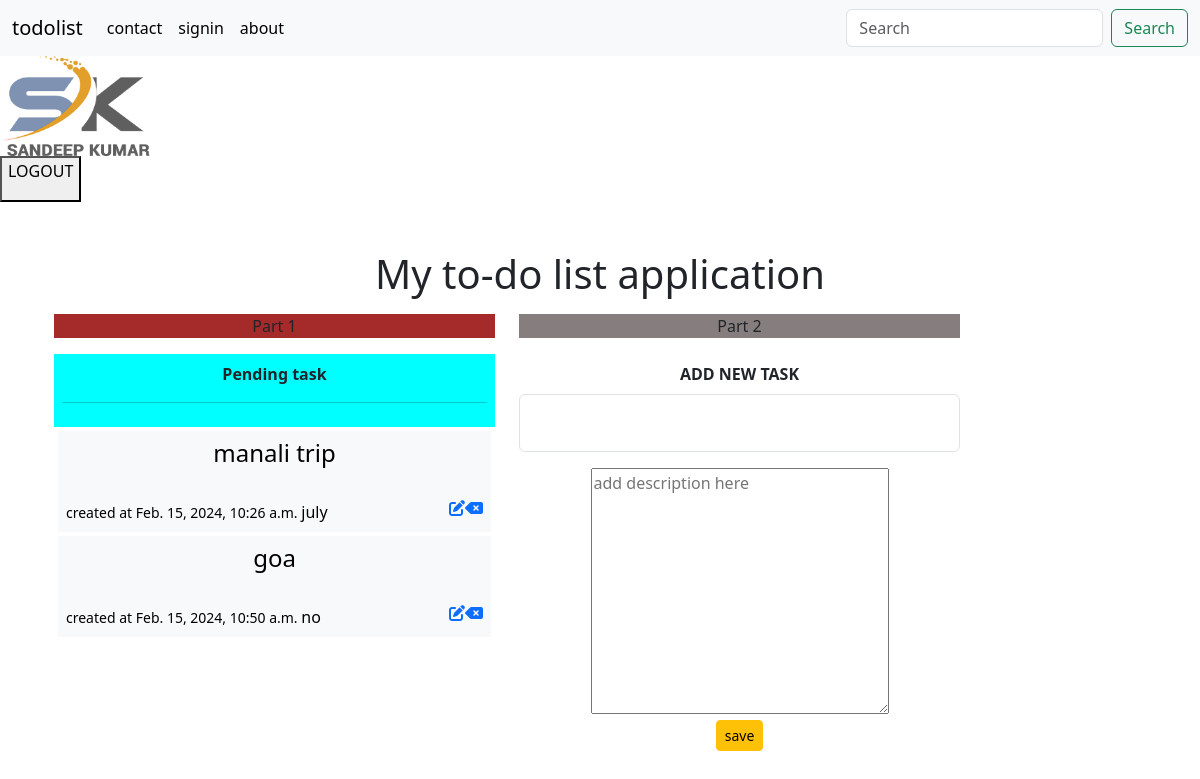
Screenshot of /index (signed in) with the database file from the repository.
### bottomlevel/models.py (models this page shows)
class bottomlevel(models.Model):
    taskid = models.UUIDField(auto_created =True,primary_key=True,default=uuid.uuid4)
    task_title = models.TextField(max_length=255,blank=False)
    task_description = models.TextField(null=True)
    task_created_on = models.DateTimeField(default=datetime.datetime.now())
    task_ccompleted_on = models.DateTimeField(blank=True,null=True)

### bottomlevel/views.py (the view)
# urls.py: path("index",index,name='index'),
@login_required(login_url='login')
def index(request):
    if request.method == 'POST':
        new_task = request.POST['task'].strip()
        description1 =request.POST['description']
        bottomlevel1 = bottomlevel(task_title=new_task , task_description=description1)
        bottomlevel1.save()
        return redirect('index')
    bottomlevel1 = bottomlevel.objects.all()
    return render(request, 'bottomlevel/index.html', context={'task':bottomlevel1})

### templates/bottomlevel/index.html (shortened to what this page needs)
{% extends 'base.html' %}
{% load static %}
{% block element %}
<img src="{% static 'image/download.png' %}" height="100px" width="150px" alt="img">
<div>
    <form action="/logout_view" method="POST">
        <button type="submit" > <p>LOGOUT</p> </button>
    </form>
</div>
<div class="container at-5">
    <div class="text-center mt-5">
        <h1>My to-do list application</h1>
    </div>
    <div class="row m-auto mt-3">
        <div class="col-5">
            <p class="text-center" style="background-color: brown;">Part 1</p>
            <div class="text-center p-2 fw-bolder" style="background-color: aqua;">
                Pending task
                <hr />
            </div>
            {% for i in task %}
            <div class="p-2 bg-light m-1 " style="background-color: rgb(1, 1, 26); color: black;">
                <h4>
                    <center>{{ i.task_title}}</center>
                </h4>
                <br>
                <small>
                    created at {{ i.task_created_on }}
                </small>
                {{ i.task_description}}
                <a href="{% url 'delete-task' i.taskid %}">
                    <i class="fa-solid fa-delete-left float-end m1"></i>
                </a>
                <a href="{% url 'edit-task' i.taskid %}">
                    <i class="fa-solid fa-pen-to-square float-end m1"></i>
                </a>
            </div>
            {% endfor %}
        </div>
        <div class="col-5 text-center">
            <p style="background-color: rgb(134, 126, 126); ">Part 2</p>
            <div class="text-center p-2 fw-bolder">
                ADD NEW TASK
            </div>
            <div>
                <form method="POST">
                    <div class="form-floating mb-3">
                        <input type="text" class="form-control" id="task" name="task" placeholder="add new task">
                    </div>
                    <div>
                        <textarea name="description" id="description" cols="30" rows="10"
                            placeholder="add description here"></textarea>
                    </div>
                    <div class="text-center">
                        <button class="btn btn-sm btn-warning" type="submit">save </button>
                    </div>
                </form>
            </div>
        </div>
    </div>
</div>
{% endblock element %}

### templates/base.html (shortened to what this page needs)
<!doctype html>
<html lang="en">
  <head>
    <link href="https://cdn.jsdelivr.net/npm/bootstrap@5.3.2/dist/css/bootstrap.min.css" rel="stylesheet">
    <link rel="stylesheet" href="https://cdnjs.cloudflare.com/ajax/libs/font-awesome/6.5.0/css/all.min.css" />
  </head>
  <nav class="navbar navbar-expand-lg bg-body-tertiary">
    <div class="container-fluid">
      <a class="navbar-brand" href="/">todolist</a>
      <div class="collapse navbar-collapse" id="navbarSupportedContent">
        <ul class="navbar-nav me-auto mb-2 mb-lg-0">
          <li class="nav-item">
            <a class="nav-link active" aria-current="page" href="/contact">contact</a>
          </li>
          <li class="nav-item">
            <a class="nav-link active" aria-current="page" href="/login">signin</a>
          </li>
          <li class="nav-item">
            <a class="nav-link active" aria-current="page" href="/logout">about</a>
          </li>
        </ul>
        <form class="d-flex" role="search">
          <input class="form-control me-2" type="search" placeholder="Search" aria-label="Search">
          <button class="btn btn-outline-success" type="submit">Search</button>
        </form>
      </div>
    </div>
  </nav>
  <body>
    {% block element %}
    {% endblock element %}
  </body>
</html>

### rows the page displays
bottomlevel: task_title "manali trip", task_created_on "Feb. 15, 2024, 10:26 a.m.", task_description "july"
bottomlevel: task_title "goa", task_created_on "Feb. 15, 2024, 10:50 a.m.", task_description "no"
